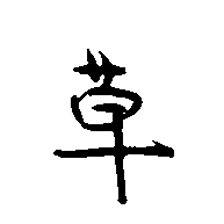
#> input picture my_Datasets/train/0/1024.png, 224 x 224 px; its folder holds only this picture in this run
$ python '图片切割小工具.py'
#> lines starting #> are read from the running program, lines starting #| are printed output that depends on the picture; after the words box and inside, x2 and y2 are one past the last pixel; in counts of white or black regions, pixels touching at a corner belong together
import cv2
import os
import numpy as np
import time

def cut(path):
#> called with path = './0/1024.png'
  img= cv2.imread(path)
#> img is the input picture: shape (224, 224, 3); min 0, max 255, mean 235.4
  gray = cv2.cvtColor(img, cv2.COLOR_BGR2GRAY)#gray
  gaussian_img = cv2.GaussianBlur(gray, (5, 5), 0)
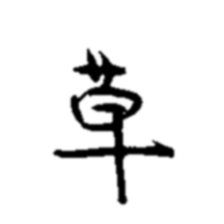
#> gaussian_img: shape (224, 224); min 0, max 255, mean 235.4
  ret, binary = cv2.threshold(gaussian_img, 0, 255, cv2.THRESH_BINARY_INV | cv2.THRESH_OTSU);#binary
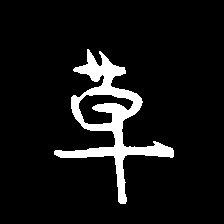
#> binary: shape (224, 224); 8% white; 1 white region, box (x1, y1, x2, y2) and area: (54, 49, 174, 204) 4004
#> ret = 141
  kernel1 = np.ones((3, 3), np.uint8)
  eroded_img = cv2.erode(binary, kernel1, iterations=2)
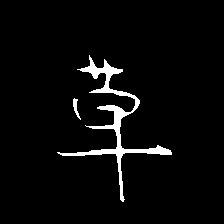
#> eroded_img: shape (224, 224); 3.7% white; 2 white regions, box (x1, y1, x2, y2) and area: (57, 55, 172, 202) 1812, (73, 98, 81, 120) 69
  kernel2 = np.ones((9, 9), np.uint8)
  dilated_img = cv2.dilate(eroded_img, kernel2, iterations=4)
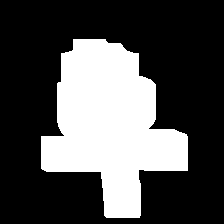
#> dilated_img: shape (224, 224); 30.7% white; 1 white region
  contours, hierarchy = cv2.findContours(dilated_img, cv2.RETR_EXTERNAL, cv2.CHAIN_APPROX_SIMPLE)
#> contours = 1 contour; box (x1, y1, x2, y2) and area: (41, 39, 188, 218) 15092


  rects = [cv2.boundingRect(cnt) for cnt in contours]
#> rects = [(41, 39, 147, 179)]
  i=0
  for rect in rects:
    x, y, w, h = rect
    if(w > 90 and h > 90 and w < 200 and h<200):
      #cv2.circle(img, (int(x+w/2), int(y+h/2)), int(max(w,h)/2), (0, 0, 255), 2)
      #cv2.rectangle(img, (x, y), (x+w, y+h), (0, 0, 255), 2)
      crop_img = img[y:y+h, x:x+w]
      i = i + 1
      cv2.imwrite(path + str(i) + '.jpg' ,crop_img)
#> this loop made 1 pass
#> (x, y, w, h, i) on pass 1: (41, 39, 147, 179, 1)
#> pass 1, in cut, `crop_img = img[y:y+h, x:x+w]`:
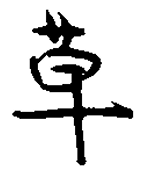
#> crop_img: shape (179, 147, 3); min 0, max 255, mean 217.6
#> after the loop, i = 1


if __name__ == '__main__':
  print('daaa')
  filePath = './'
  for root, dirs, files in os.walk(filePath):
      for dir in dirs:
        dir_path = os.path.join(root, dir)
        for sub_root, sub_dirs, sub_files in os.walk(dir_path):
            for image in sub_files:
              path = os.path.join(sub_root,image)
              cut(path)
              os.remove(path)
